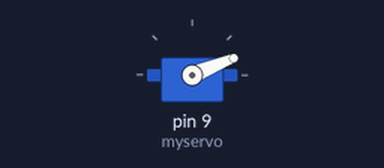
A sketch run on a simulated Arduino Uno, built with avr-gcc and run on an emulated ATmega328P. Parts: servo.

Above: at 0.05 s.
At 0.25 s:
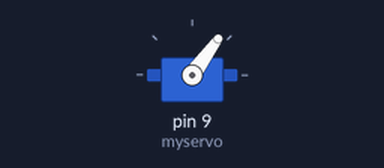
At 0.4 s:
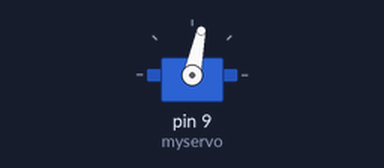
At 0.8 s:
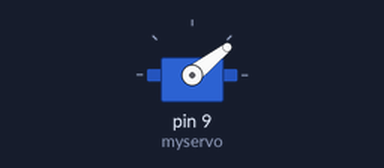
Timing chart, 0 to 5.6 s (numbered marks = the images above):
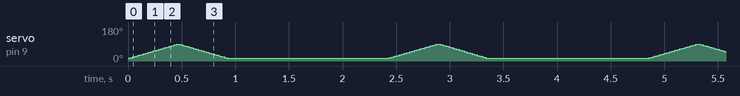

The sketch:

servo.ino
```cpp
#include <Servo.h>

Servo myservo;
int pos = 0;

void setup()
{
    Serial.begin(9600);
  myservo.attach(9);
}

void loop()
{
  for(pos = 15; pos <= 90; pos += 1) // goes from 0 degrees to 180 degrees
  {                                  // in steps of 1 degree
    myservo.write(pos);              // tell servo to go to position in variable 'pos'
    delay(6);                       // waits 15ms for the servo to reach the position
  }

  for(pos = 90; pos>=15; pos-=1)     // goes from 180 degrees to 0 degrees
  {
    myservo.write(pos);              // tell servo to go to position in variable 'pos'
    delay(6);                       // waits 15ms for the servo to reach the position
  }
    delay(1500);
}
```
